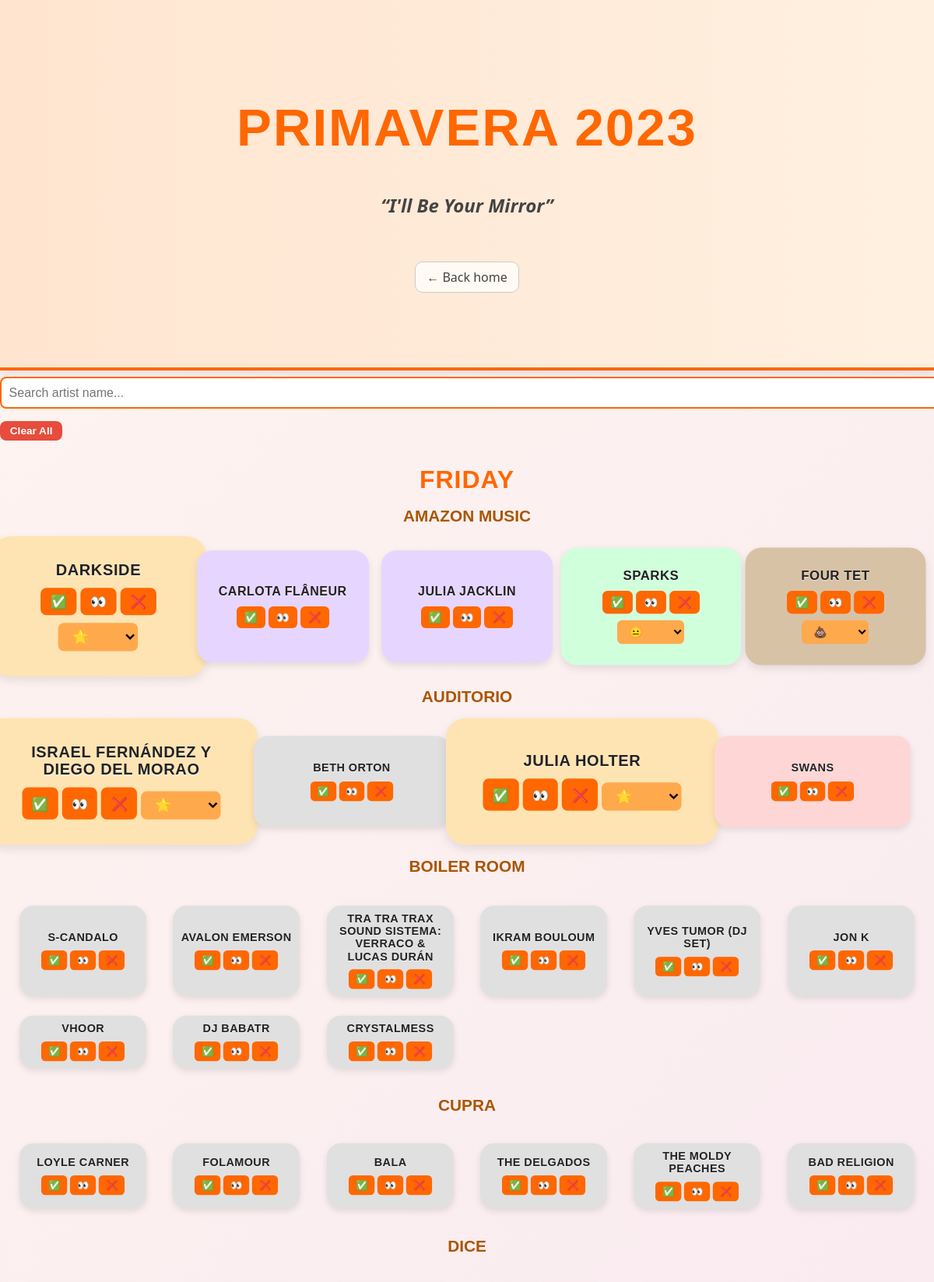
/year/2023 (upper part), run on the app's committed database.
### models.py (models this page shows)
class Performance(db.Model):
    id = db.Column(db.Integer, primary_key=True)
    artist = db.Column(db.String(100), nullable=False)
    stage = db.Column(db.String(100))
    day = db.Column(db.String(20))  # e.g., "Friday"
    year = db.Column(db.Integer, nullable=False)
    experiences = db.relationship('Experience', backref='performance', lazy=True)

class Experience(db.Model):
    id = db.Column(db.Integer, primary_key=True)
    user_id = db.Column(db.Integer, db.ForeignKey('user.id'), nullable=False)
    performance_id = db.Column(db.Integer, db.ForeignKey('performance.id'), nullable=False)
    viewing_status = db.Column(db.String(10))  # watched, glanced, skipped
    rating = db.Column(db.String(10))  # good, okay, bad (only if watched)

### app.py (the view)
        @app.route("/year/<int:year>")
        def lineup(year):
            performances = Performance.query.filter_by(year=year).order_by(Performance.day, Performance.stage).all()
            experience_entries = Experience.query.filter_by(user_id=USER_ID).all()
            experience_data = {
                exp.performance_id: {
                    "status": exp.viewing_status,
                    "rating": exp.rating
                } for exp in experience_entries
            }
            slogans = {
                2022: "The New Normal",
                2023: "I'll Be Your Mirror",
                2024: "This Is Love",
                2025: "Where Memories Become Music"
            }
            slogan = slogans.get(year, "Primavera Forever")
            theme_class = f"theme-{year}"
            return render_template(
                "lineup.html",
                year=year,
                performances=performances,
                experience_data=experience_data,
                theme_class=theme_class,
                slogan=slogan
            )

### templates/lineup.html (shortened to what this page needs)
<!DOCTYPE html>
<html lang="en">
<head>
  <link rel="stylesheet" href="{{ url_for('static', filename='style.css') }}">
</head>
<body class="{{ theme_class }}" data-year="{{ year }}">
  <div class="page-banner">
    <h1>Primavera {{ year }}</h1>
    <p class="slogan">“{{ slogan }}”</p>
    <p><a href="/" class="back-home">← Back home</a></p>
  </div>
  <div class="filters">
    <input id="searchInput" class="search-bar" type="text" placeholder="Search artist name...">
    <button id="clearAllBtn" class="clear-button" data-year="{{ year }}">Clear All</button>
  </div>
  {% set days = performances | map(attribute='day') | list | unique %}
  {% for day in days %}
    <section class="day-section">
      <h2 class="day-heading">{{ day }}</h2>
      {% set day_perfs = performances | selectattr('day', 'equalto', day) | list %}
      {% set stages = day_perfs | map(attribute='stage') | list | unique %}
      {% for stage in stages %}
        <div class="stage-group">
          <h3 class="stage-heading">{{ stage }}</h3>
          <div class="artist-grid">
            {% for perf in day_perfs if perf.stage == stage %}
              {% set exp = experience_data.get(perf.id, {}) %}
              {% set status = exp.status %}
              {% set rating = exp.rating %}
              {% set size_class = {
                ('watched', 'good'): 'huge',
                ('watched', 'okay'): 'large',
                ('watched', 'bad'): 'medium',
                ('glanced', None): 'small',
                ('skipped', None): 'tiny'
              }.get((status, rating), 'tiny') %}
              {% set color_class = {
                'watched': 'bright',
                'glanced': 'purple',
                'skipped': 'red'
              }.get(status, 'default') %}
              {% if rating == 'bad' %}
                {% set color_class = 'meh' %}
              {% elif rating == 'good' %}
                {% set color_class = 'good' %}
              {% endif %}
              <div class="artist-bubble {{ size_class }} {{ color_class }}" data-performance-id="{{ perf.id }}" data-artist="{{ perf.artist | lower }}">
                <div class="artist-name">{{ perf.artist }}</div>
                <div class="bubble-controls">
                  <button onclick="setStatus({{ perf.id }}, 'watched')">✅</button>
                  <button onclick="setStatus({{ perf.id }}, 'glanced')">👀</button>
                  <button onclick="setStatus({{ perf.id }}, 'skipped')">❌</button>
                  <select id="rating-{{ perf.id }}" onchange="setRating({{ perf.id }}, this.value)" {% if status != 'watched' %}style="display: none;"{% endif %}>
                    <option value="good" {% if rating == 'good' %}selected{% endif %}>🌟</option>
                    <option value="okay" {% if rating == 'okay' %}selected{% endif %}>😐</option>
                    <option value="bad" {% if rating == 'bad' %}selected{% endif %}>💩</option>
                  </select>
                </div>
              </div>
            {% endfor %}
          </div>
        </div>
      {% endfor %}
    </section>
  {% endfor %}
</body>
</html>

### static/style.css (style rules this page uses)
body { font-family: 'Poppins', 'Segoe UI', Tahoma, Geneva, Verdana, sans-serif; margin: 0; padding: 0; background: linear-gradient(135deg, #fff5f0, #f8e9f0, #ffe2df, #fff6d5); color: #222; }
.page-banner { text-align: center; padding: 5rem 2rem; background: linear-gradient(to right, #ffe5d0, #fff0e0); border-bottom: 4px solid #ff6700; box-shadow: 0 4px 12px rgba(0,0,0,0.1); animation: fadeInUp 0.6s ease; }
.page-banner h1 { font-size: 4.2rem; color: #ff6700; text-transform: uppercase; letter-spacing: 2px; font-family: 'Poppins', sans-serif; }
.slogan { font-style: italic; font-weight: 600; font-size: 1.5rem; color: #444; }
.back-home { display: inline-block; margin-top: 2rem; font-size: 1rem; text-decoration: none; color: #444; border: 1px solid #ccc; padding: 8px 14px; border-radius: 10px; background-color: #fffaf4; transition: all 0.2s ease; }
.day-heading { text-align: center; margin: 2rem 0 1rem; font-size: 2rem; color: #ff6700; text-transform: uppercase; letter-spacing: 1px; font-family: 'Poppins', sans-serif; }
.stage-heading { margin: 1rem 0; font-size: 1.3rem; color: #aa5500; text-align: center; text-transform: uppercase; font-weight: bold; font-family: 'Poppins', sans-serif; }
.artist-grid { display: grid; grid-template-columns: repeat(auto-fit, minmax(160px, 1fr)); gap: 1rem; padding: 1rem; }
.artist-bubble { background-color: #f2f2f2; border-radius: 20px; padding: 1rem; text-align: center; transition: all 0.3s ease, transform 0.3s ease; box-shadow: 0 4px 10px rgba(0, 0, 0, 0.1); display: flex; flex-direction: column; align-items: center; justify-content: center; color: #111; position: relative; text-shadow: 0 1px 1px rgba(255,255,255,0.4); }
.artist-name { font-weight: 800; font-size: 1rem; margin-bottom: 0.6rem; word-wrap: break-word; text-transform: uppercase; letter-spacing: 0.5px; font-family: 'Poppins', sans-serif; color: #222; text-shadow: 0 1px 1px rgba(255,255,255,0.6); }
.bubble-controls { display: flex; flex-wrap: wrap; justify-content: center; gap: 0.25rem; }
.bubble-controls button, .bubble-controls select { border: none; padding: 6px 10px; border-radius: 6px; cursor: pointer; font-weight: bold; font-size: 0.85rem; background-color: #ff6700; color: white; transition: background-color 0.2s ease, transform 0.2s ease; }
.bubble-controls select { margin-top: 4px; background-color: #ffa94d; color: black; }
.default { background-color: #e0e0e0; color: #111; }
.bright { background-color: #d0ffdc; color: #111; }
.purple { background-color: #e6d6ff; color: #222; }
.red { background-color: #ffd6d6; color: #222; }
.good { background-color: #ffe4b3; color: #111; }
.meh { background-color: #d8c2a6; color: #111; }
.tiny { font-size: 0.75rem; padding: 0.6rem; transform: scale(0.9); }
.small { font-size: 0.85rem; padding: 0.9rem; transform: scale(1); }
.medium { font-size: 1rem; padding: 1.1rem; transform: scale(1.05); }
.huge { font-size: 1.4rem; padding: 1.6rem; transform: scale(1.25); }
.clear-button { background-color: #e74c3c; color: white; font-weight: bold; border: none; padding: 0.3rem 0.8rem; border-radius: 8px; cursor: pointer; font-size: 0.85rem; margin-left: auto; }
.search-bar { width: 100%; margin-top: 0.5rem; padding: 0.6rem; border-radius: 8px; border: 2px solid #ff6700; font-size: 1rem; font-family: 'Poppins', sans-serif; margin-bottom: 1rem; }

### data on the page
Performance: day "FRIDAY", stage "AMAZON MUSIC", artist "DARKSIDE", id.viewing_status "🌟"
Performance: artist "CARLOTA FLÂNEUR"
Performance: artist "JULIA JACKLIN"
Performance: artist "SPARKS", id.viewing_status "😐"
Performance: artist "FOUR TET", id.viewing_status "💩"
Performance: stage "AUDITORIO", artist "ISRAEL FERNÁNDEZ Y DIEGO DEL MORAO", id.viewing_status "🌟"
Performance: artist "BETH ORTON"
Performance: artist "JULIA HOLTER", id.viewing_status "🌟"
Performance: artist "SWANS"
Performance: stage "BOILER ROOM", artist "S-CANDALO"
Performance: artist "AVALON EMERSON"
Performance: artist "TRA TRA TRAX SOUND SISTEMA: VERRACO & LUCAS DURÁN"
Performance: artist "IKRAM BOULOUM"
Performance: artist "YVES TUMOR (DJ SET)"
Performance: artist "JON K"
Performance: artist "VHOOR"
Performance: artist "DJ BABATR"
Performance: artist "CRYSTALMESS"
Performance: stage "CUPRA", artist "LOYLE CARNER"
Performance: artist "FOLAMOUR"
Performance: artist "BALA"
Performance: artist "THE DELGADOS"
Performance: artist "THE MOLDY PEACHES"
Performance: artist "BAD RELIGION"
Performance: stage "DICE"

### other printed values
{{ year }} "2023"
{{ slogan }} "I'll Be Your Mirror"
